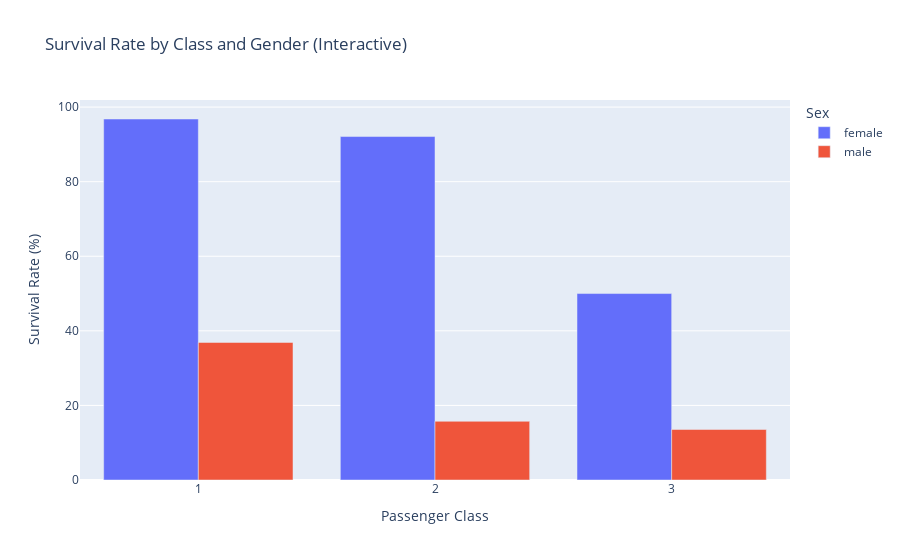

Notebook cell for this chart:
### Markdown cell above
### Interactive Visualization with Plotly

### Code cell
import plotly.express as px

survival_data = titanic.groupby(['Pclass', 'Sex'])['Survived'].mean().reset_index()
survival_data['Survived'] = survival_data['Survived'] * 100

fig = px.bar(survival_data,
             x='Pclass',
             y='Survived',
             color='Sex',
             title='Survival Rate by Class and Gender (Interactive)',
             labels={'Survived': 'Survival Rate (%)', 'Pclass': 'Passenger Class'},
             barmode='group')
fig.show()

### Figure 1 — Plotly figure (JSON) as saved in the notebook; plotly's stock layout.template omitted (floating-point values rounded to 4 significant figures)
{"data": [{"alignmentgroup": "True", "hovertemplate": "Sex=female<br>Passenger Class=%{x}<br>Survival Rate (%)=%{y}<extra></extra>", "legendgroup": "female", "marker": {"color": "#636efa", "pattern": {"shape": ""}}, "name": "female", "offsetgroup": "female", "orientation": "v", "showlegend": true, "textposition": "auto", "type": "bar", "x": [1, 2, 3], "xaxis": "x", "y": [96.81, 92.11, 50.0], "yaxis": "y"}, {"alignmentgroup": "True", "hovertemplate": "Sex=male<br>Passenger Class=%{x}<br>Survival Rate (%)=%{y}<extra></extra>", "legendgroup": "male", "marker": {"color": "#EF553B", "pattern": {"shape": ""}}, "name": "male", "offsetgroup": "male", "orientation": "v", "showlegend": true, "textposition": "auto", "type": "bar", "x": [1, 2, 3], "xaxis": "x", "y": [36.89, 15.74, 13.54], "yaxis": "y"}], "layout": {"barmode": "group", "legend": {"title": {"text": "Sex"}, "tracegroupgap": 0}, "title": {"text": "Survival Rate by Class and Gender (Interactive)"}, "xaxis": {"anchor": "y", "domain": [0, 1], "title": {"text": "Passenger Class"}}, "yaxis": {"anchor": "x", "domain": [0, 1], "title": {"text": "Survival Rate (%)"}}}}
